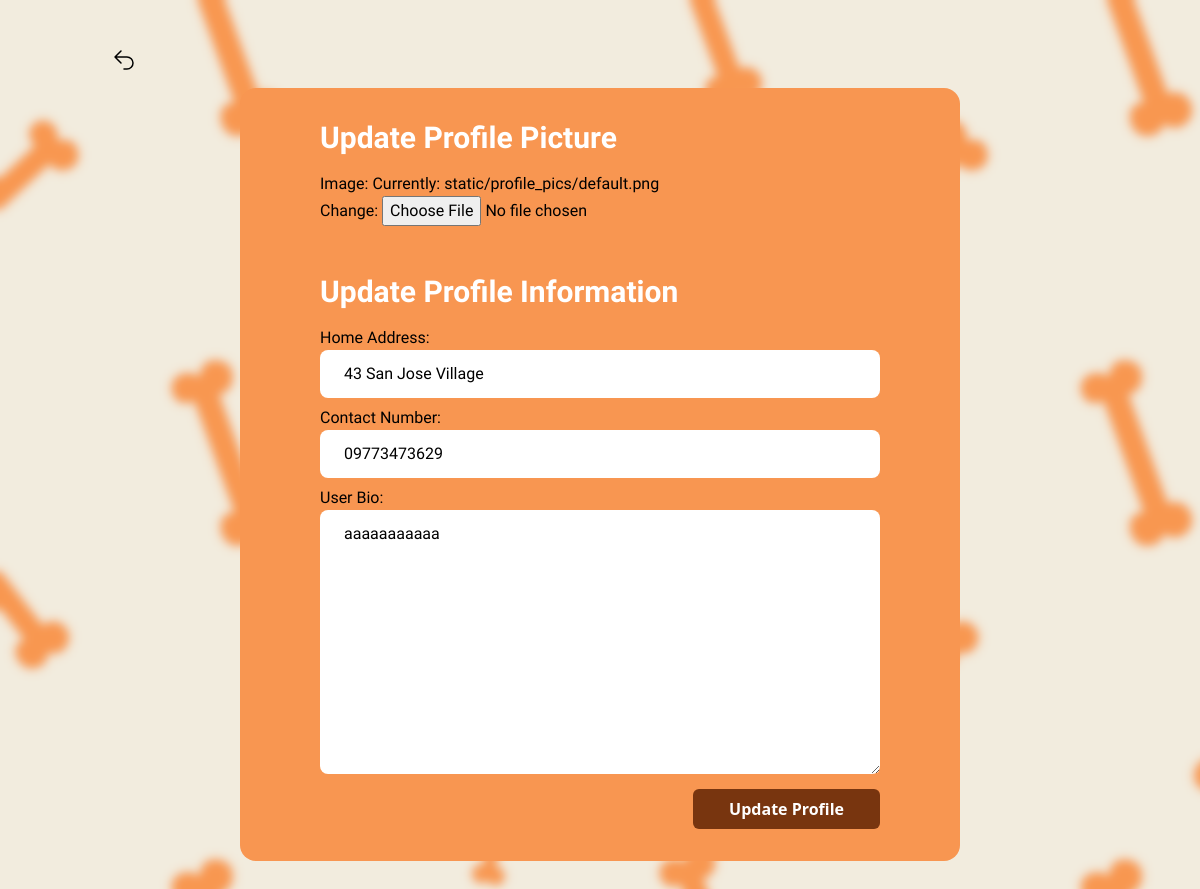
/profile/update/nhory-banez/2/ (signed in), run on an earlier commit of the app's database.
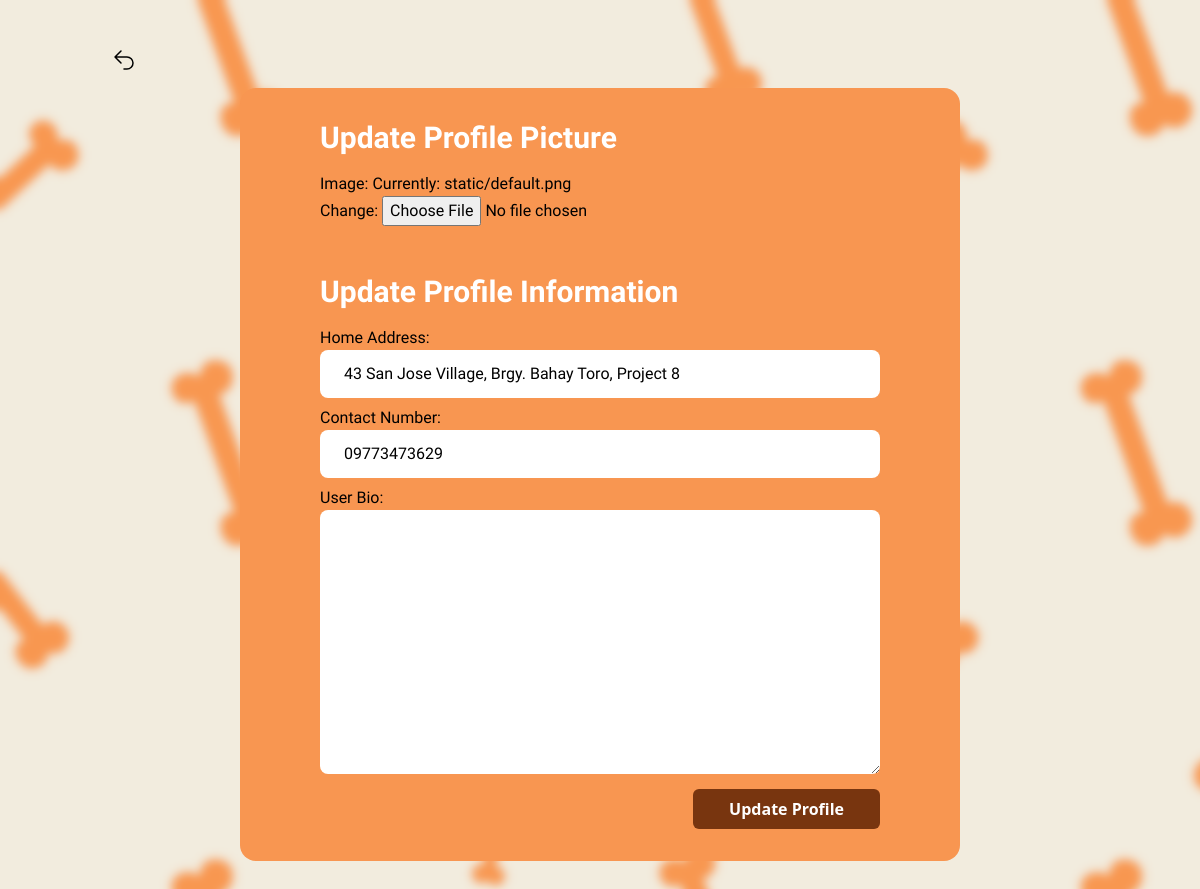
And on a later commit of the database.
### users/models.py (models this page shows, shortened)
class Users(AbstractBaseUser, PermissionsMixin):
    email = models.EmailField(unique=True, blank=False, null=False)
    first_name = models.CharField(max_length=50, blank=False, null=False)
    last_name = models.CharField(max_length=50, blank=False, null=False)
    age = models.IntegerField(blank=False, null=False)
    gender = models.CharField(max_length=20, blank=False, null=False, choices=GENDER_CHOICES, default="")
    date_of_birth = models.DateField(blank=False, null=False)
    home_address = models.CharField(max_length=200, blank=False, null=False)
    contact_num = models.CharField(max_length=15, blank=False, null=False)
    user_bio = models.TextField(max_length=500, blank=True, null=True)
    date_joined = models.DateTimeField(default=timezone.now)
    is_staff = models.BooleanField(default=False)
    is_active = models.BooleanField(default=False)
    slug = models.SlugField(unique=True, blank=True)
    objects = CustomAccountManager()
    USERNAME_FIELD = 'email'
    REQUIRED_FIELDS = ['first_name', 'last_name', 'gender' ,'date_of_birth', 'home_address', 'contact_num']

### users/views.py (the view)
# urls.py: path('profile/update/<slug:slug>/<int:id>/', views.update_profile, name='update_profile'),
@login_required
def update_profile(request, slug, id):
    user = get_object_or_404(Users, slug=slug, id=id)
    if request.method == 'POST':
        update_user_form = UserUpdateForm(request.POST, instance=request.user)
        update_profile_form = ProfilePictureUpdateForm(request.POST, request.FILES, instance=request.user.profile)
        if update_user_form.is_valid() and update_profile_form.is_valid():
            previous_picture = user.profile.image
            is_default_picture = str(previous_picture) == 'default.png'
            new_profile_picture = update_profile_form.cleaned_data.get('image')
            if new_profile_picture and not is_default_picture:
                full_path = os.path.join(settings.MEDIA_ROOT, str(previous_picture))
                if os.path.exists(full_path):
                    os.remove(full_path)
            update_user_form.save()
            profile_instance = update_profile_form.save(commit=False)
            profile_instance.user = request.user
            profile_instance.save()
            messages.success(request, 'Profile updated successfully!')
            return redirect(user.get_absolute_url())
    else:
        update_user_form = UserUpdateForm(instance=request.user)
        update_profile_form = ProfilePictureUpdateForm(instance=request.user.profile)
    context = {
        'update_user_form': update_user_form,
        'update_profile_form': update_profile_form,
        'user': user,
    }
    return render(request, 'users/update_profile.html', context)

### users/forms.py
class UserUpdateForm(forms.ModelForm):
    class Meta:
        model = Users
        fields = (
            'home_address',
            'contact_num',
            'user_bio',
        )
        widgets = {
            'home_address' : forms.TextInput(attrs={'class': 'w-full px-6 py-3 mb-2 rounded-lg font-medium'}),
            'contact_num' : forms.TextInput(attrs={'class': 'w-full px-6 py-3 mb-2 rounded-lg font-medium'}),
            'user_bio' : forms.Textarea(attrs={'class': 'w-full px-6 py-3 mb-2 rounded-lg font-medium'}),
        }
        labels = {
            'home_address': 'Home Address:',
            'contact_num': 'Contact Number:',
            'user_bio': 'User Bio:',
        }

class ProfilePictureUpdateForm(forms.ModelForm):
    class Meta:
        model = Profile
        fields = (
            'image',
        )

### users/templates/users/update_profile.html (shortened to what this page needs)
{% load static %}
<!DOCTYPE html>
<html lang="en">
<head>
    <script src="https://cdn.tailwindcss.com"></script>
</head>
<body style="background-image: url('/static/image/staffbg.png'); background-size: cover;">
    <a href="javascript:history.back()" class="text-black text-2xl font-bold ml-10 my-14" style="font-family: 'Imprima';">
        <button class="mt-10 ml-10 transition ease-in-out delay-150 font-semibold px-8 py-2 rounded-md hover:-translate-y-1 hover:scale-110 duration-300">
            <svg xmlns="http://www.w3.org/2000/svg" fill="none" viewBox="0 0 24 24" stroke-width="1.5" stroke="Black" class="w-6 h-6">
                <path stroke-linecap="round" stroke-linejoin="round" d="M9 15L3 9m0 0l6-6M3 9h12a6 6 0 010 12h-3" />
              </svg>
        </button>
     </a>
    <div class="mt-2 mx-60 px-20 py-8 rounded-2xl mb-12" style="background-color: #f89651;">
        <form method="POST" enctype="multipart/form-data">
            <fieldset style="font-family: Imprima;">
                <p class="text-3xl pb-4 font-bold text-white">Update Profile Picture</p>
                {{update_profile_form.as_p}}
                <br><br>
                <p class="text-3xl pb-4 font-bold text-white">Update Profile Information</p>
                {{update_user_form.as_p}}
            </fieldset>
            <div class="flex justify-end">
                <button type="submit" class="font-semibold text-white px-9 py-2 rounded-md bg-amber-900 hover:bg-yellow-800">
                    Update Profile
                </button>
            </div>
        </form>
    </div>
</body>
</html>

What changed in the data, as far as the page shows it:
changed Users: home_address "43 San Jose Village" → "43 San Jose Village, Brgy. Bahay Toro, Project 8"; user_bio "aaaaaaaaaaa" → (not shown)
Also different on the page:
text no longer shown: "Image: Currently: static/profile_pics/default.png Change:"
text now shown: "Image: Currently: static/default.png Change:"
